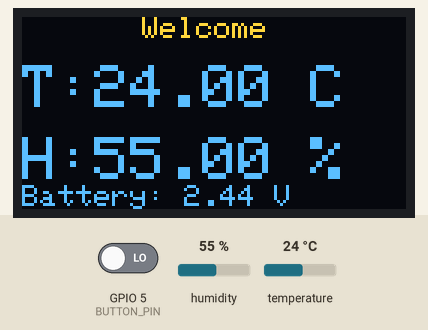
Bench run of a sketch on a simulated ESP8266 (NodeMCU). Shown: 128×64 one-colour display. The test bench sets the inputs (shaded band); at power-on: GPIO 5 (BUTTON_PIN) HIGH, humidity 55 %, temperature 24 °C. The OLED is the two-colour kind (top 16 rows yellow); WiFi joins after 1.5 s; servers stay silent unless stated; what the sketch prints to the serial monitor is not drawn.

2.8 s: GPIO 5 (BUTTON_PIN) driven LOW
Above: at 7.5 s.
Timing chart, 0 to 9.0 s (numbered marks = the images above; inputs shaded):
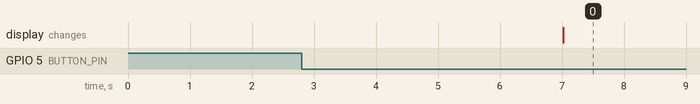

The sketch:

esp8266.ino
```cpp
// Created by EpicMe

#include <ESP8266WiFi.h>
#include <Adafruit_Sensor.h>
#include <DHT.h>
#include <Adafruit_SSD1306.h>
#include <Adafruit_GFX.h>
#include <Wire.h>

// Setează pinul și tipul senzorului DHT
// Setări pentru OLED
#define SCREEN_WIDTH 128
#define SCREEN_HEIGHT 64
#define OLED_RESET -1
Adafruit_SSD1306 display(SCREEN_WIDTH, SCREEN_HEIGHT, &Wire, OLED_RESET);

#define DHTPIN 4
#define DHTTYPE DHT22
DHT dht(DHTPIN, DHTTYPE);

#define BATT_LEVEL A0
const float BATT_LEVEL_LOW = 3.5;
//Button
#define BUTTON_PIN 5  // GPIO5 (D1 pe NodeMCU) pentru buton
// Configurare rețea
const char* ssid = "WiFi";
const char* password = "passwword";
const char* serverIP = "192.168.0.150"; // IP-ul Arduino-ului

WiFiClient client;

void setup() {
  // put your setup code here, to run once:

  Serial.begin(115200);
  dht.begin();

  // Inițializează I2C folosind pinii specificați
  Wire.begin(14, 12); // SDA = GPIO 14, SCL = GPIO 12

  // Inițializează OLED
  if(!display.begin(SSD1306_SWITCHCAPVCC, 0x3C)) {
    for(;;); // Nu a reușit să inițializeze OLED-ul
  }
  display.clearDisplay();

 // Setează contrastul (luminozitatea) OLED-ului
  display.ssd1306_command(SSD1306_SETCONTRAST);
  display.ssd1306_command(5);  // Setează o valoare de contrast mai mică (exemplu: 50)

 //Button
  pinMode(BUTTON_PIN, INPUT_PULLUP);  // Setează pinul butonului cu rezistență pull-up internă


  // Conectare la rețea
  WiFi.begin(ssid, password);
  while (WiFi.status() != WL_CONNECTED) {
    delay(500);
    Serial.print(".");
  }
  Serial.println("Conectat la rețea!");


}

void loop() {
  // put your main code here, to run repeatedly:
  //Trimite date catre arduino
  SendData();

  //Citire Button si afisare pe ecran oled
  if(digitalRead(BUTTON_PIN) == LOW){
    delay(50);
    display.ssd1306_command(SSD1306_DISPLAYON);
    DisplayDataRead();
    delay(10000);
  }else{
    display.ssd1306_command(SSD1306_DISPLAYOFF);
  }


  delay(5000);
}

void SendData() {

  float temperature = dht.readTemperature();
  if (client.connect(serverIP, 81)) {
    client.print(String("Temp=") + temperature);
    client.stop();
  }
}


void DisplayDataRead(){

// Citește temperatura și umiditatea
  float humidity = dht.readHumidity();
  float temperature = dht.readTemperature();
  float battLevelNow = analogRead(BATT_LEVEL) / 209.66; // assumes external 180K resistor
  Serial.print("batt=");
  Serial.println(battLevelNow);

// Afișare pe OLED
  display.clearDisplay();
  display.setTextSize(1);
  display.setTextColor(SSD1306_WHITE);
  display.setCursor(40, 0);
  display.println(F("Welcome"));

  display.setTextSize(2);
  display.setCursor(0, 16);
  display.print(F("T:"));
  display.print(temperature);
  display.print(F(" C"));

  display.setCursor(0, 40);
  display.print(F("H:"));
  display.print(humidity);
  display.print(F(" %"));

  display.setCursor(0, 56);
  display.setTextSize(1);
  display.print(F("Battery: "));
  display.print(battLevelNow, 2);
  display.print(F(" V"));

  display.display();

}

void BatteryMonitor(){

  float battLevelNow = analogRead(BATT_LEVEL) / 209.66; // assumes external 180K resistor
  Serial.print("batt=");
  Serial.println(battLevelNow);

}
```

Measured:
- after the input at 2.8 s, the display: changes after 4.2 s (image 0)
